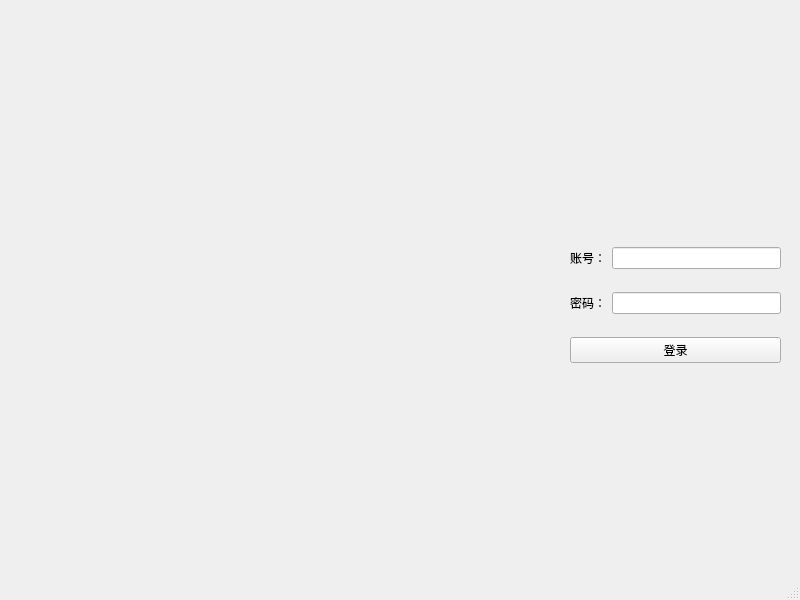
<?xml version="1.0" encoding="UTF-8"?>
<ui version="4.0">
 <class>LoginWindow</class>
 <widget class="QMainWindow" name="LoginWindow">
  <property name="geometry">
   <rect>
    <x>0</x>
    <y>0</y>
    <width>800</width>
    <height>600</height>
   </rect>
  </property>
  <property name="windowTitle">
   <string>MainWindow</string>
  </property>
  <property name="documentMode">
   <bool>false</bool>
  </property>
  <property name="tabShape">
   <enum>QTabWidget::Rounded</enum>
  </property>
  <widget class="QWidget" name="centralwidget">
   <widget class="QWidget" name="verticalLayoutWidget">
    <property name="geometry">
     <rect>
      <x>570</x>
      <y>230</y>
      <width>211</width>
      <height>151</height>
     </rect>
    </property>
    <layout class="QVBoxLayout" name="verticalLayout">
     <item>
      <layout class="QHBoxLayout" name="horizontalLayout">
       <item>
        <widget class="QLabel" name="label">
         <property name="font">
          <font>
           <family>华文新魏</family>
          </font>
         </property>
         <property name="text">
          <string>账号：</string>
         </property>
        </widget>
       </item>
       <item>
        <widget class="QLineEdit" name="lineEdit"/>
       </item>
      </layout>
     </item>
     <item>
      <layout class="QHBoxLayout" name="horizontalLayout_2">
       <item>
        <widget class="QLabel" name="label_2">
         <property name="font">
          <font>
           <family>华文新魏</family>
          </font>
         </property>
         <property name="text">
          <string>密码：</string>
         </property>
        </widget>
       </item>
       <item>
        <widget class="QLineEdit" name="lineEdit_2">
         <property name="echoMode">
          <enum>QLineEdit::Password</enum>
         </property>
        </widget>
       </item>
      </layout>
     </item>
     <item>
      <widget class="QPushButton" name="pushButton">
       <property name="font">
        <font>
         <family>楷体</family>
         <kerning>false</kerning>
        </font>
       </property>
       <property name="text">
        <string>登录</string>
       </property>
      </widget>
     </item>
    </layout>
   </widget>
  </widget>
  <widget class="QStatusBar" name="statusbar"/>
 </widget>
 <resources/>
 <connections/>
</ui>
